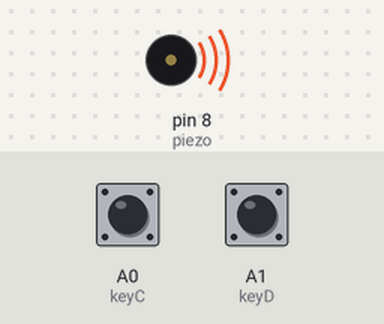
Bench run of a sketch on a simulated Arduino Nano, built with avr-gcc and run on an emulated ATmega328P. Parts: buzzer (waves = sounding). The test bench sets the inputs (shaded band); at power-on: A0 (keyC) HIGH, A1 (keyD) LOW.

Above: at 0.1 s.
Timing chart, 0 to 1.6 s (numbered marks = the images above):
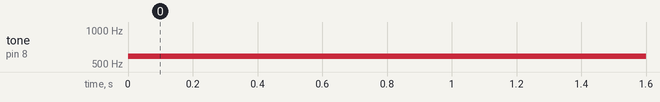

The sketch:

flower_tie.ino
```cpp
int keyC=A0;
int keyD=A1;
int keyE=A2;
int keyF=A3;
int keyG=A4;
int keyB=A5;
int keyA=A6;

int piezo=8;
int toneC=523;
int toneD=587;
int toneE=659;
int toneF=698;
int toneG=783;
int toneB=880;
int toneA=987;

void setup(){
 pinMode(keyC,INPUT);
// digitalWrite(keyC,HIGH);
 pinMode(keyD,INPUT);
// digitalWrite(keyD,HIGH);
 pinMode(keyE,INPUT);
 digitalWrite(keyE,HIGH);
 pinMode(keyF,INPUT);
 digitalWrite(keyF,HIGH);
 pinMode(keyG,INPUT);
 digitalWrite(keyG,HIGH);
 pinMode(keyB,INPUT);
 digitalWrite(keyB,HIGH);
 pinMode(keyA,INPUT);
 digitalWrite(keyA,HIGH);
 digitalWrite(piezo,OUTPUT);
}
void loop(){

 noTone(piezo);

 while(digitalRead(keyC)==LOW){
 tone(piezo, toneC);
 }

 while(digitalRead(keyD)==LOW){
 tone(piezo, toneD);
 }

 while(digitalRead(keyE)==LOW){
 tone(piezo, toneE);
 }

 while(digitalRead(keyF)==LOW){
 tone(piezo, toneF);
 }

 while(digitalRead(keyG)==LOW){
 tone(piezo, toneG);
 }

 while(digitalRead(keyA)==LOW){
 tone(piezo, toneA);
 }

 while (digitalRead(keyB)==LOW){
 tone(piezo, toneB);
 }

}
```

Measured:
- by itself, tone on pin 8 (piezo): silent → 587 Hz at 0.00 s
